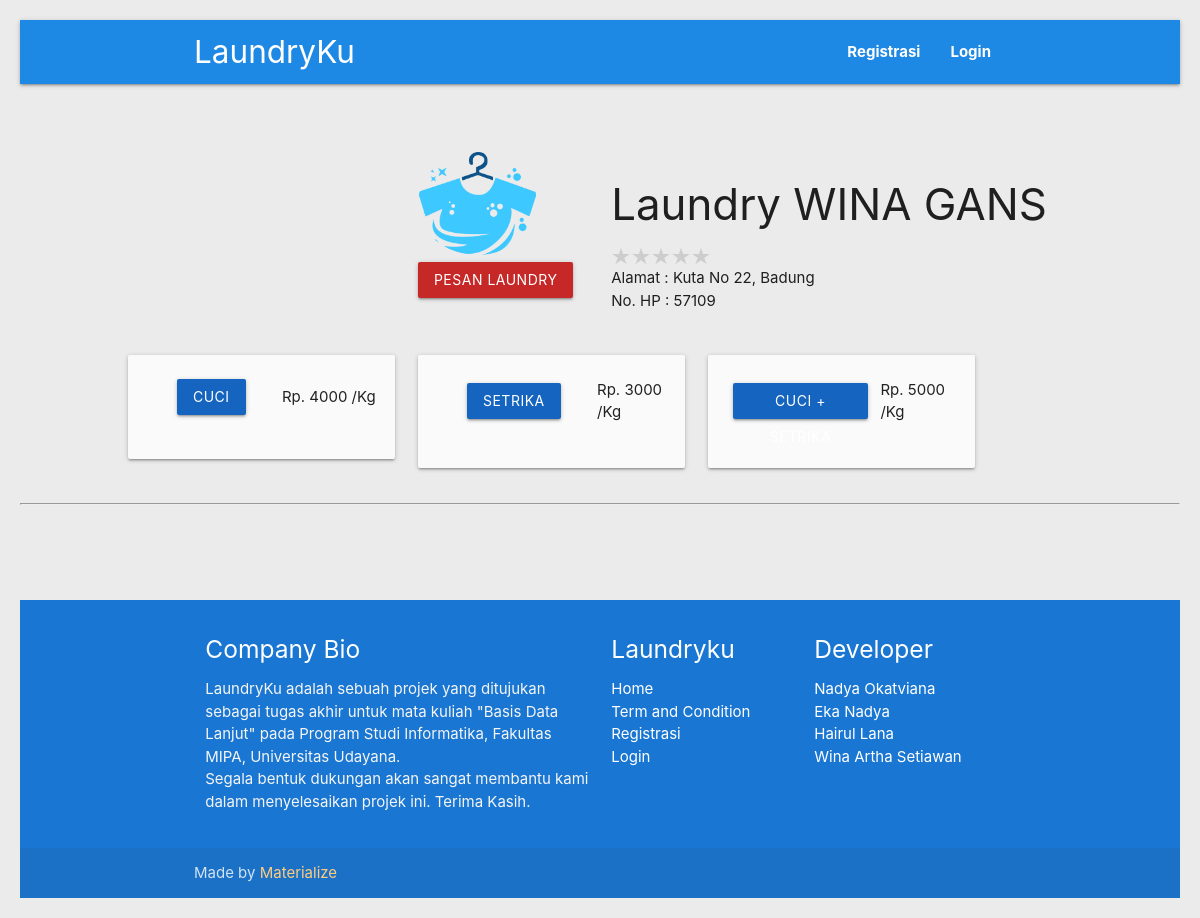
The page /detail-agen.php?id=5 on the database as committed earlier.
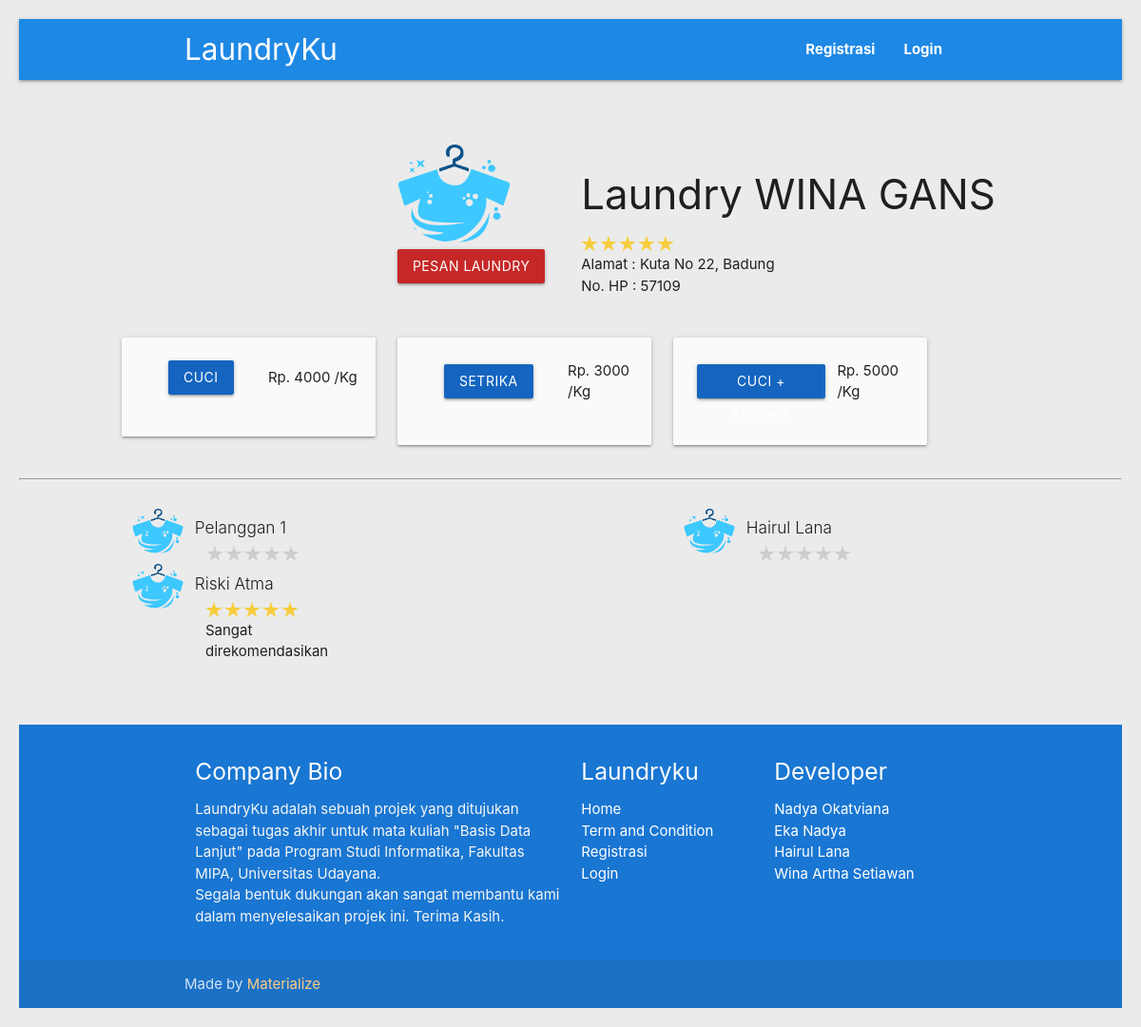
The same page on the database as committed later.
### tables this page shows
CREATE TABLE `transaksi` (
  `kode_transaksi` int(11) NOT NULL,
  `id_cucian` int(11) NOT NULL,
  `id_agen` int(11) NOT NULL,
  `id_pelanggan` int(11) NOT NULL,
  `tgl_mulai` date DEFAULT NULL,
  `tgl_selesai` date DEFAULT NULL,
  `total_bayar` int(11) DEFAULT NULL,
  `rating` int(11) DEFAULT NULL,
  `komentar` text NOT NULL
);

CREATE TABLE `pelanggan` (
  `id_pelanggan` int(11) NOT NULL,
  `nama` varchar(30) DEFAULT NULL,
  `email` varchar(30) DEFAULT NULL,
  `telp` varchar(13) DEFAULT NULL,
  `kota` varchar(20) DEFAULT NULL,
  `alamat` varchar(100) DEFAULT NULL,
  `foto` text NOT NULL,
  `password` varchar(255) DEFAULT NULL
);

### detail-agen.php (the view, shortened to what this page needs)
<?php
include 'connect-db.php';
$idAgen = $_GET["id"];
$query = mysqli_query($connect, "SELECT * FROM agen WHERE id_agen = '$idAgen'");
$agen = mysqli_fetch_assoc($query);
?>
<!DOCTYPE html>
<html lang="en">
<head>
</head>
<body>
    <?php include 'header.php'; ?>
    <br><br>
    <div class="row">
        <div class="col s2 offset-s4">
            <img src="img/agen/<?= $agen['foto'] ?>" class="circle responsive-img" width="70%" />
            <a id="download-button" class="btn waves-effect waves-light red darken-3" href="pesan-laundry.php?id=<?= $idAgen ?>">PESAN LAUNDRY</a>
        </div>
        <div class="col s6">
            <h3><?= $agen["nama_laundry"] ?></h3>
            <ul>
                <li>
                    <?php
                        $temp = $agen["id_agen"];
                        $queryStar = mysqli_query($connect,"SELECT * FROM transaksi WHERE id_agen = '$temp'");
                        $totalStar = 0;
                        $i = 0;
                        while ($star = mysqli_fetch_assoc($queryStar)){
                            if ($star["rating"] != 0){
                                $totalStar += $star["rating"];
                                $i++;
                                $fixStar = ceil($totalStar / $i);
                            }
                        }
                        if ( $totalStar == 0 ) {
                    ?>
                        <fieldset class="bintang"><span class="starImg star-0"></span></fieldset>
                    <?php }else { ?>
                        <fieldset class="bintang"><span class="starImg star-<?= $fixStar ?>"></span></fieldset>
                    <?php } ?>
                </li>
                <li>Alamat : <?= $agen["alamat"] . ", " . $agen["kota"] ?></li>
                <li>No. HP : <?= $agen["telp"] ?></li>
            </ul>
        </div>
    </div>
    <div class="row">
        <div class="col s3 offset-s1">
            <div class="card-panel grey lighten-5 z-depth-1">
                <div class="row valign-wrapper">
                    <button class="btn blue darken-3" style="margin:0% 15%">CUCI</button>
                    <div>
                        <?php
                            $harga = mysqli_query($connect, "SELECT * FROM harga WHERE id_agen = '$idAgen' AND jenis = 'cuci'");
                            $harga = mysqli_fetch_assoc($harga);
                            echo "Rp. " . $harga['harga'] . " /Kg";
                        ?>
                    </div>
                </div>
            </div>
        </div>
        <div class="col s3">
            <div class="card-panel grey lighten-5 z-depth-1">
                <div class="row valign-wrapper">
                    <button class="btn blue darken-3" style="margin:0% 15%">SETRIKA</button>
                    <div>
                        <?php
                            $harga = mysqli_query($connect, "SELECT * FROM harga WHERE id_agen = '$idAgen' AND jenis = 'setrika'");
                            $harga = mysqli_fetch_assoc($harga);
                            echo "Rp. " . $harga['harga'] . " /Kg";
                        ?>
                    </div>
                </div>
            </div>
        </div>
        <div class="col s3">
            <div class="card-panel grey lighten-5 z-depth-1">
                <div class="row valign-wrapper">
                    <button class="btn blue darken-3" style="margin:0% 5%">CUCI + SETRIKA</button>
                    <div>
                        <?php
                            $harga = mysqli_query($connect, "SELECT * FROM harga WHERE id_agen = '$idAgen' AND jenis = 'komplit'");
                            $harga = mysqli_fetch_assoc($harga);
                            echo "Rp. " . $harga['harga'] . " /Kg";
                        ?>
                    </div>
                </div>
            </div>
        </div>
    </div>
    <hr><br>
    <div class="row">
        <?php
        $temp = mysqli_query($connect, "SELECT * FROM transaksi WHERE id_agen = $idAgen");
        while ( $transaksi = mysqli_fetch_assoc($temp) ) :
        $idPelanggan = $transaksi["id_pelanggan"];
        $temp2 = mysqli_query($connect, "SELECT * FROM pelanggan WHERE id_pelanggan = $idPelanggan");
        $pelanggan = mysqli_fetch_assoc($temp2);
        ?>
        <div class="col s5 offset-s1">
            <div class="col s2">
                <img src="img/pelanggan/<?= $pelanggan['foto'] ?>" class="circle responsive-img" width=100% alt="foto">
            </div>
            <?= "<h6 class='light'>" . $pelanggan["nama"] . "</h6>";?>
            <div class="col s4">
                <fieldset class="bintang"><span class="starImg star-<?= $transaksi['rating'] ?>"></span></fieldset>
                <?= $transaksi["komentar"]; ?>
            </div>
        </div>
        <?php endwhile; ?>
    </div>
    <?php include "footer.php"; ?>
</body>
</html>

Rows that differ between the two databases and show on the page:
added transaksi: id_pelanggan.foto (placeholder picture), id_pelanggan.nama "Pelanggan 1"
added transaksi: id_pelanggan.foto (placeholder picture), id_pelanggan.nama "Hairul Lana"
added transaksi: id_pelanggan.foto (placeholder picture), id_pelanggan.nama "Riski Atma", komentar "Sangat direkomendasikan"
